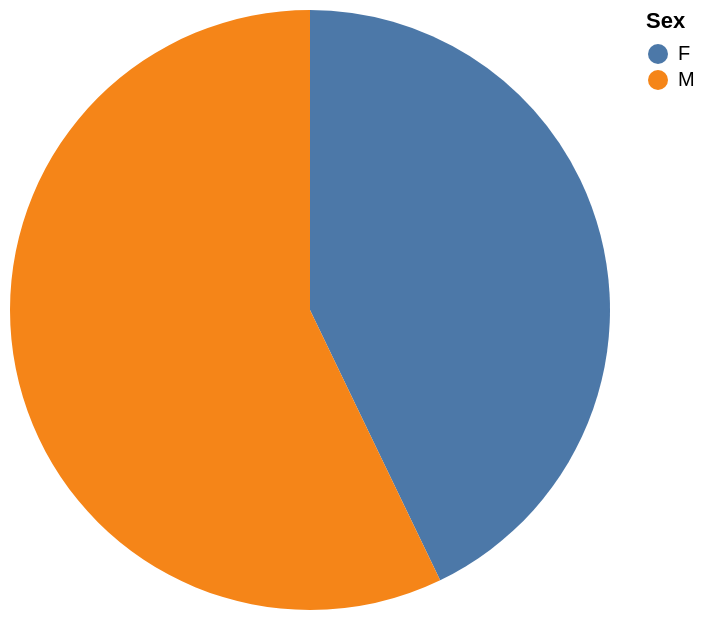

Describe this chart as a Vega-Lite specification.
### Vega-Lite specification from a JSON file in a GitHub repository (floating-point values rounded to 4 significant figures)
{"data": {"values": [{"x_data": "F", "y_data": 3}, {"x_data": "M", "y_data": 4}]}, "mark": "arc", "encoding": {"theta": {"field": "y_data", "type": "quantitative", "title": "count(*)"}, "color": {"field": "x_data", "type": "nominal", "title": "Sex"}}}
